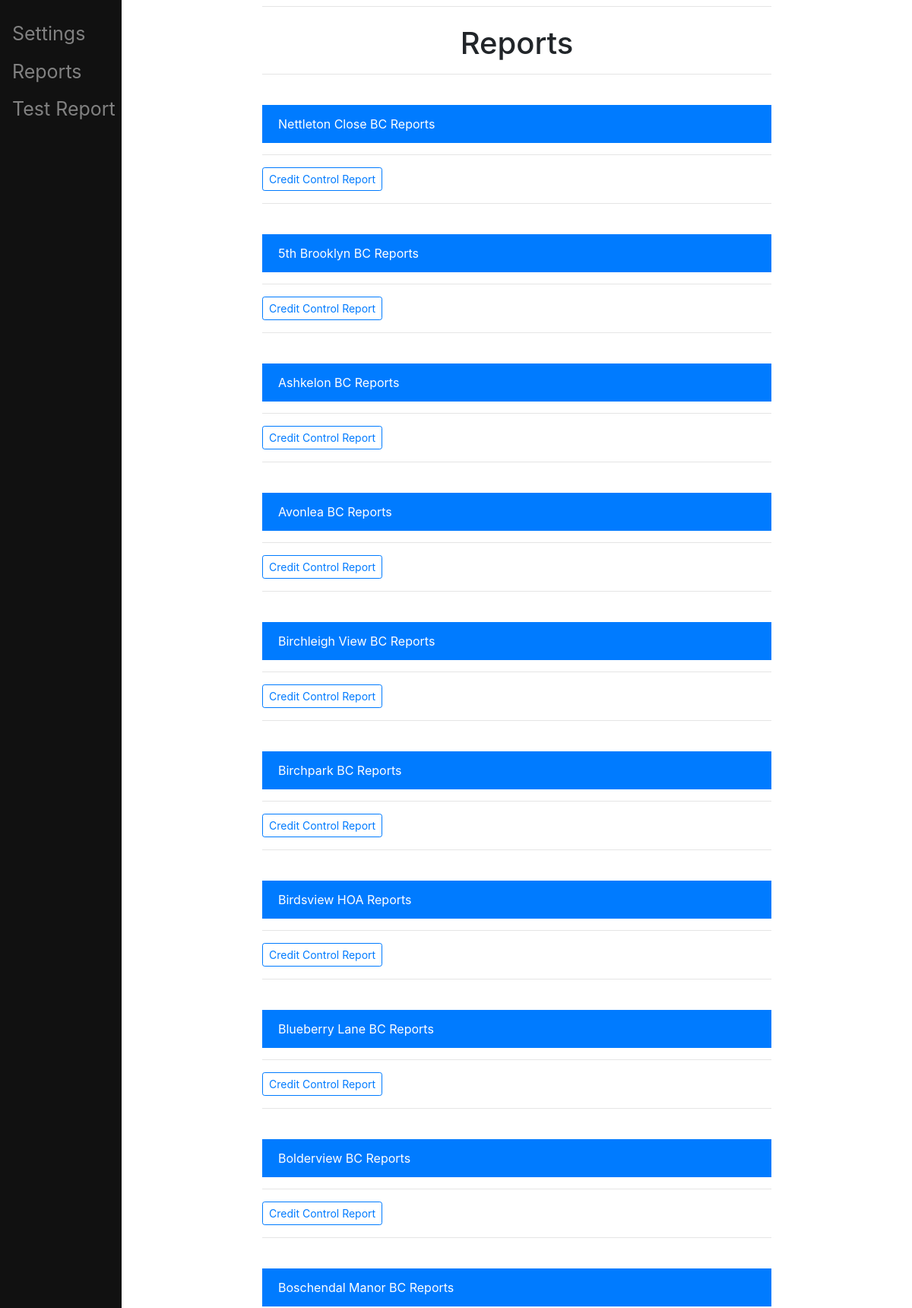
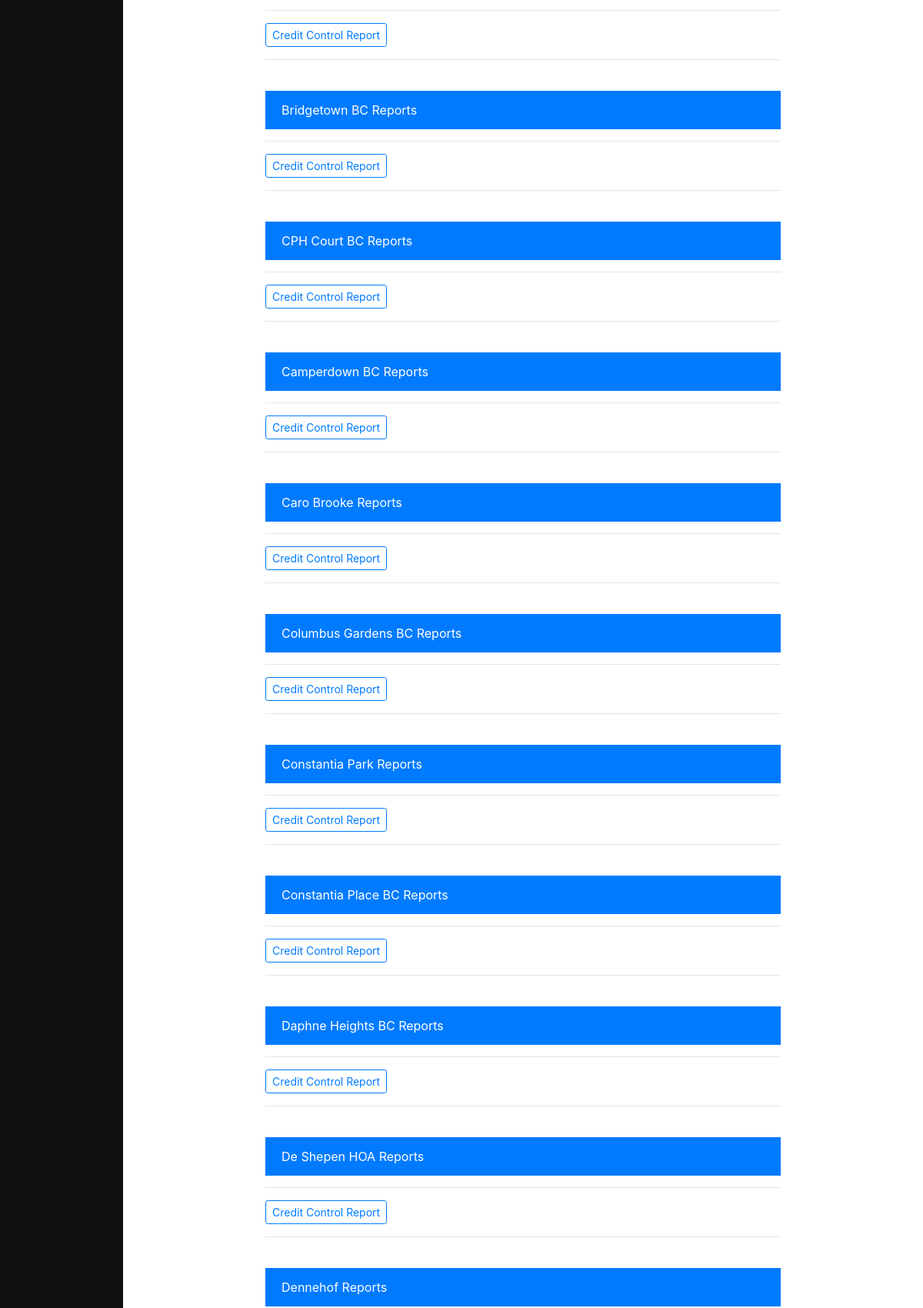
The app's page /creditControl (upper part) with its own data (2 pictures, top to bottom).
### main/models.py (models this page shows, shortened)
class SettingsClass(models.Model):
    Complex = models.CharField(choices=complex_list , max_length =  50 ,default='1' , unique=True)
    Trial_balance_Year_to_date= models.BooleanField(default = False)
    tbytd_Include_opening_balances=models.BooleanField(default = False)
    tbytd_Only_use_main_accounts=models.BooleanField(default = False)
    tbytd_Print_null_values=models.BooleanField(default = False)
    tbytd_Print_description=models.BooleanField(default = True)
    tbytd_Print_account=models.BooleanField(default = True)
    tbytd_Sort_by_account_name=models.BooleanField(default = True)
    Trial_balance_Monthly=models.BooleanField(default = False)
    tbm_Only_use_main_accounts=models.BooleanField(default = False)
    tbm_Print_null_values=models.BooleanField(default = False)
    tbm_Print_description=models.BooleanField(default = True)
    tbm_Print_account=models.BooleanField(default = True)
    tbm_Sort_by_account_name=models.BooleanField(default = True)
    Income_Statement_Year_to_date=models.BooleanField(default = False)
    isytd_Only_use_main_accounts=models.BooleanField(default = False)
    isytd_Sort_by_account_name=models.BooleanField(default = True)
    isytd_Print_null_values=models.BooleanField(default = False)
    isytd_Print_description=models.BooleanField(default = True)
    isytd_Print_account=models.BooleanField(default = True)
    Income_Statement_Monthly=models.BooleanField(default = False)
    ism_Only_use_main_accounts=models.BooleanField(default = False)
    ism_Sort_by_account_name=models.BooleanField(default = True)
    ism_Print_null_values=models.BooleanField(default = False)
    ism_Print_description=models.BooleanField(default = True)
    ism_Print_account=models.BooleanField(default = True)
    Age_Analysis=models.BooleanField(default = False)
    aa_Include_all_customers=models.BooleanField(default = True)
    aa_Include_cash_customers=models.BooleanField(default = True)
    aa_include_on_hold_customers=models.BooleanField(default = True)
    aa_include_null_values=models.BooleanField(default = False)
    aa_allocate_unalocated_credits_to_oldest=models.BooleanField(default = True)
    Balance_Sheet=models.BooleanField(default = False)
    bs_Only_use_main_accounts=models.BooleanField(default = False)
    bs_Print_current_month=models.BooleanField(default = True)
    bs_Include_null_values=models.BooleanField(default = False)
    bs_Print_assets_first=models.BooleanField(default = True)
    bs_statement_of_financial_position=models.BooleanField(default = False)
    Repair_and_Maintenance_General_Ledger=models.BooleanField(default = False)
    rmgl_Ignore_inactive_accounts=models.BooleanField(default = True)
    rmgl_Sort_by_transaction_date=models.BooleanField(default = True)
    rmgl_Group_by_account_type=models.BooleanField(default = True)
    rmgl_Print_description=models.BooleanField(default = True)
    rmgl_Print_account=models.BooleanField(default = True)
    rmgl_Print_year_to_date=models.BooleanField(default = True)
    rmgl_Print_monthly=models.BooleanField(default = False)
    Major_capital_Items_General_Ledger=models.BooleanField(default = False)
    mcigl_Ignore_inactive_accounts=models.BooleanField(default = True)
    mcigl_Sort_by_transaction_date=models.BooleanField(default = True)
    mcigl_Group_by_account_type=models.BooleanField(default = True)
    mcigl_Print_description=models.BooleanField(default = True)
    mcigl_Print_account=models.BooleanField(default = True)
    mcigl_Print_year_to_date=models.BooleanField(default = True)
    mcigl_Print_monthly=models.BooleanField(default = False)

### main/views.py (the view)
# urls.py: path('creditControl' , views.creditControl, name='creditControl'),
def creditControl(request):
    model = SettingsClass.objects.all().order_by('Complex')
    content ={'model':model }
    return render(request, 'main/creditControl.html' , content)

### main/templates/main/creditControl.html
{% extends "main/base.html"%}
{% block content%}
<h1 style=" text-align: center">Reports</h1>
<hr>
 <br>
{% for x in model %}
             <a href="#" class='list-group-item active'>{{ x.Complex }}  Reports</a>
        <div>
            <hr>
             <a href="{% url 'AgeAnalysisCSV' reports_pk=x.pk %}" href="# {{ x.Complex }}" type="button" class="btn btn-outline-primary btn-sm" > Credit Control Report </a>
            <hr>
        </div>
        <br>
{% endfor %}
{% endblock %}

### records on screen
SettingsClass: Complex "Nettleton Close BC"
SettingsClass: Complex "5th Brooklyn BC"
SettingsClass: Complex "Ashkelon BC"
SettingsClass: Complex "Avonlea BC"
SettingsClass: Complex "Birchleigh View BC"
SettingsClass: Complex "Birchpark BC"
SettingsClass: Complex "Birdsview HOA"
SettingsClass: Complex "Blueberry Lane BC"
SettingsClass: Complex "Bolderview BC"
SettingsClass: Complex "Boschendal Manor BC"
SettingsClass: Complex "Bridgetown BC"
SettingsClass: Complex "CPH Court BC"
SettingsClass: Complex "Camperdown BC"
SettingsClass: Complex "Caro Brooke"
SettingsClass: Complex "Columbus Gardens BC"
SettingsClass: Complex "Constantia Park"
SettingsClass: Complex "Constantia Place BC"
SettingsClass: Complex "Daphne Heights BC"
SettingsClass: Complex "De Shepen HOA"
SettingsClass: Complex "Dennehof"
